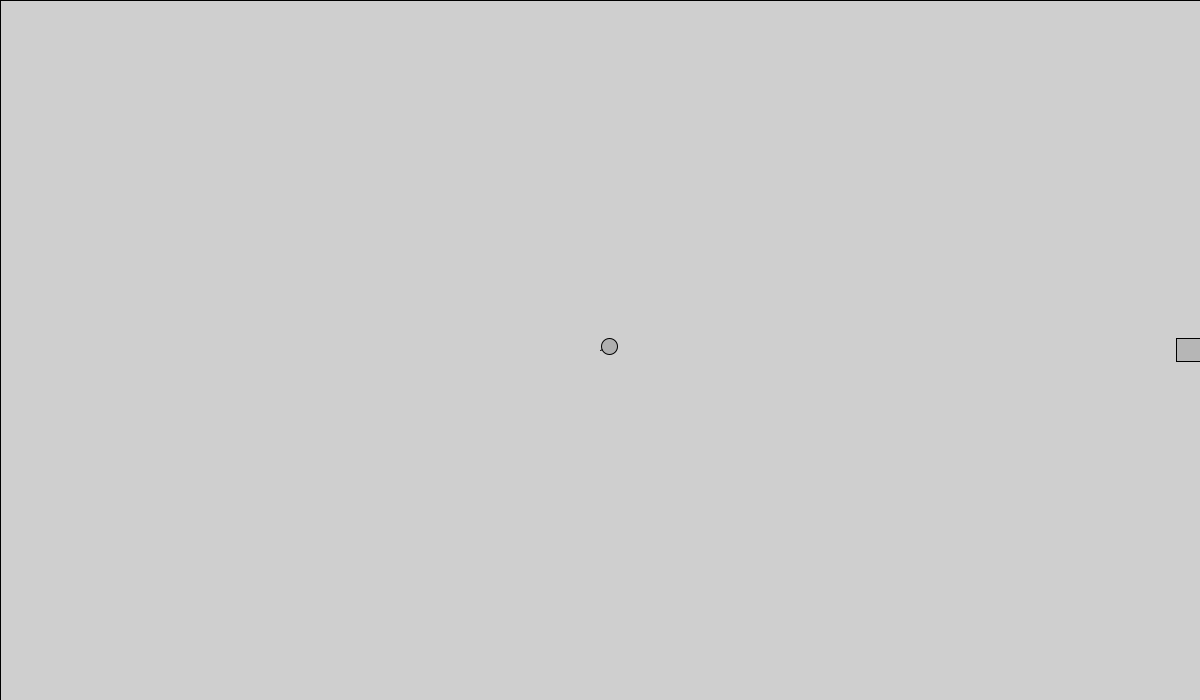
Frame 1 (no input)
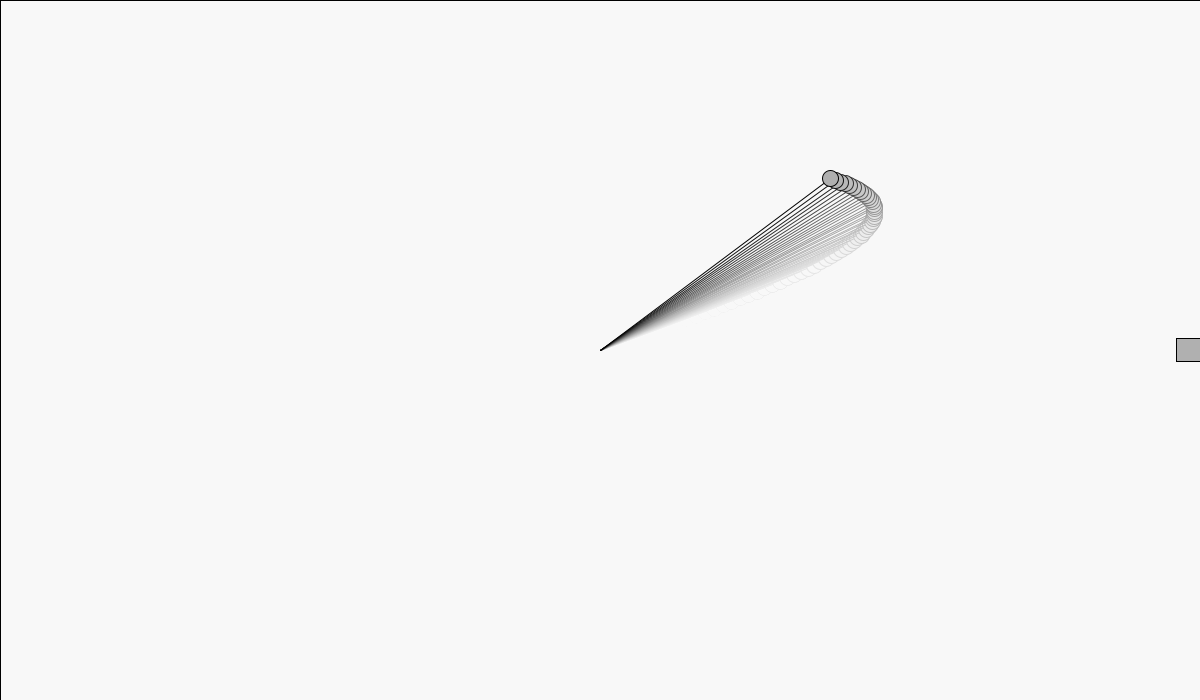
Frame 60 (the mouse pressed at the canvas centre just before this capture)
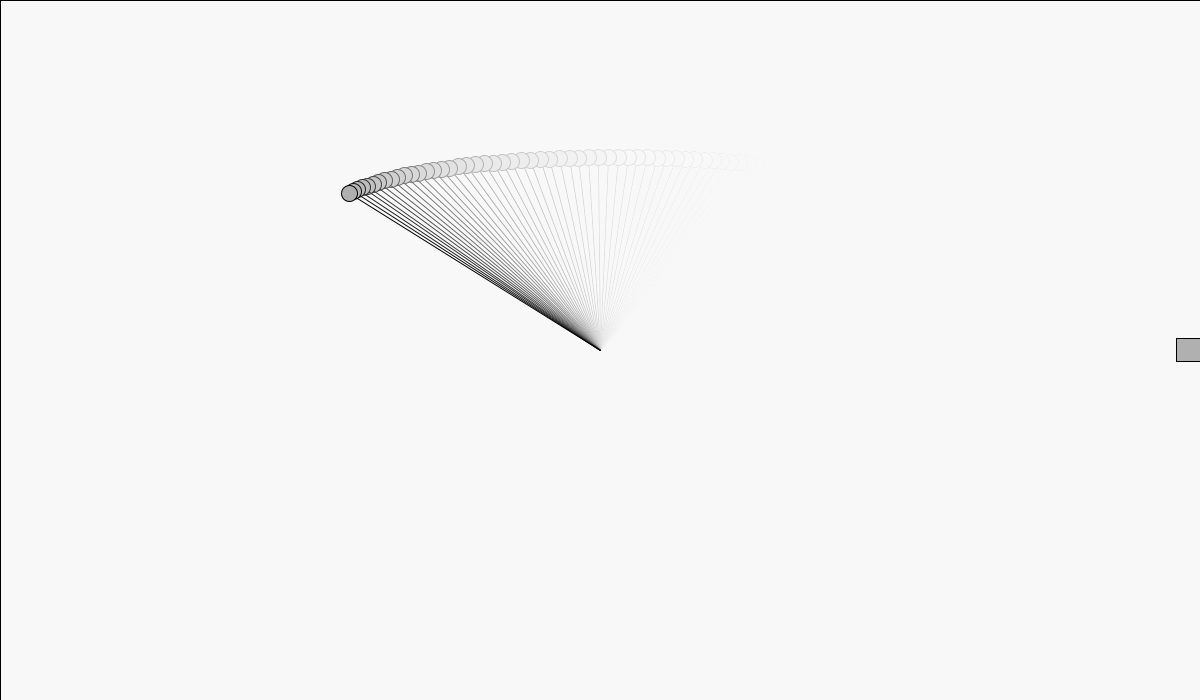
Frame 120 (the mouse held since frame 60 and released just before this capture)

The Processing sketch that drew these frames (run headless with seeded random() and noise(); from frame 60 on, the mouse is pressed at the canvas centre):

// Processing sketch: Oscillation
// ── Oscillation.pde
Mover mover;
Oscillator oscillator;
PVector eastWind;
PVector westWind;
PVector northWind;
PVector southWind;

void setup(){
    size(1200, 700);
    smooth();

    mover = new Mover();

    eastWind = new PVector(-0.5, 0);
    westWind = new PVector(0.5, 0);
    northWind= new PVector(0, 0.5);
    southWind= new PVector(0, -0.5);

    oscillator = new Oscillator();
}

void draw(){
    fill(255, 16);
    rectMode(CORNER);
    rect(0, 0, width, height);
    
    mover.update();
    mover.display();

    oscillator.oscillate();
    oscillator.display();
}

void keyPressed(){
    if(CODED == key){
        if(LEFT == keyCode){
            mover.applyForce(eastWind);
        }else if(RIGHT == keyCode){
            mover.applyForce(westWind);
        }
        
        if(UP == keyCode){
            mover.applyForce(southWind);
        }else if(DOWN == keyCode){
            mover.applyForce(northWind);
        }
    }

    if('r' == key){
        mover = new Mover();
        oscillator = new Oscillator();
    }
}

// ── Mover.pde
class Mover{
    PVector location;
    PVector velocity;
    PVector acceleration;

    color _color;
    float mass;
    float angle = 0.0;
    float aVelocity = 0.0;
    float aAcceleration = 0.0;

    Mover(){
        location = new PVector(width, height/2);
        velocity = new PVector(0,0);
        acceleration = new PVector(0, 0);
        mass = random(0.5, 2);
        _color = color(random(255), random(255), random(255));
    }

    void update(){

        velocity.add(acceleration);
        location.add(velocity);
        _constraint();
       
        aAcceleration = acceleration.x / 10.0;
        aVelocity += aAcceleration;
        aVelocity = constrain(aVelocity, -0.1, 0.1);
        angle += aVelocity;

        acceleration.mult(0);
    }

    void display(){

        float aa = atan2(velocity.y, velocity.x);

        stroke(0);
        fill(175, 200);
        rectMode(CENTER);

        pushMatrix();
        translate(location.x, location.y);
        rotate(aa);
        rect(0, 0, mass*32, mass*16);
        popMatrix();
    }

    void applyForce(PVector force){
        PVector f = PVector.div(force, mass);
        acceleration.add(f);
    }


    void _constraint(){
    
        if(location.x > width){
            location.x = 0;
        }else if(location.x < 0){
            location.x = width;
        }

        if(location.y > height){
            location.y = 0;
        }else if(location.y < 0){
            location.y = height;
        }
    }

}

// ── Oscillator.pde
class Oscillator{
    PVector angle;
    PVector velocity;
    PVector amplitude;

    Oscillator(){

        angle = new PVector();
        velocity = new PVector(random(-0.05, 0.05), random(-0.05, 0.05));
        amplitude = new PVector(random(width/2), random(height/2));
    }

    void oscillate(){
        angle.add(velocity);
    }

    void display(){
        float x = sin(angle.x) * amplitude.x;
        float y = sin(angle.y) * amplitude.y;

        pushMatrix();
        
        translate(width/2, height/2);
        stroke(0);
        fill(175);
        line(0, 0, x, y);
        ellipse(x, y, 16, 16);

        popMatrix();
    }
}
